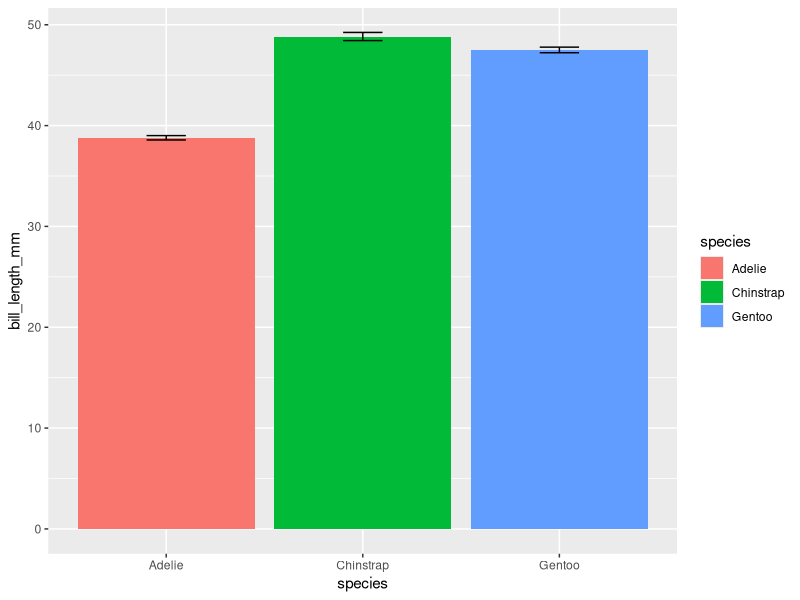
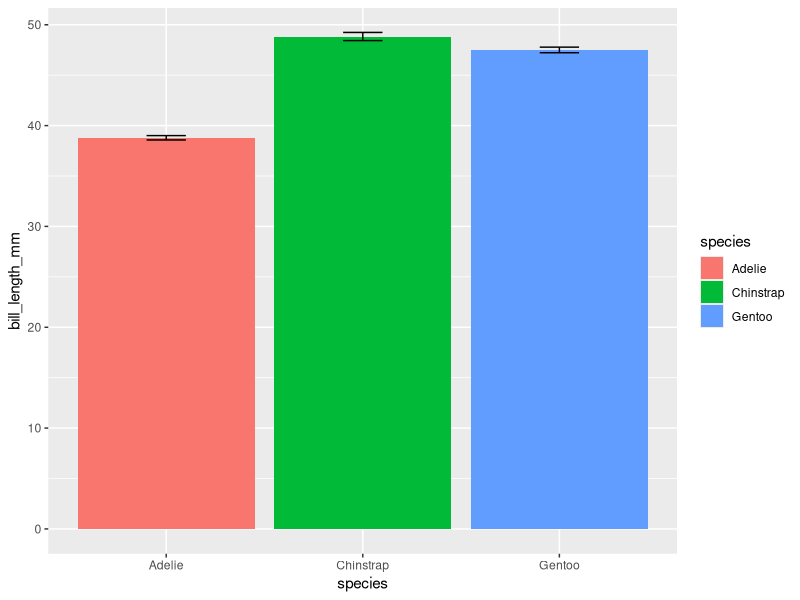

Write R code to recreate these figures, in order.

            library(ggplot2)
            library(palmerpenguins)
            built_answer <- tryCatch(
                {
                    set.seed(42)
                    ggplot(penguins, aes(x = species, y = bill_length_mm, fill = species)) + stat_summary(fun = mean, geom = "bar") + stat_summary(fun.data = mean_se, geom = "errorbar", width = 0.2)
                    suppressWarnings(
                        if (!file.exists("/sandbox/figures/bill-length_species_mean_bar_errorbar_answer.png")) {
                            ggsave(
                                width = 3,
                                height = 3,
                                "/sandbox/figures/bill-length_species_mean_bar_errorbar_answer.png"
                            )
                        }
                    )
                    suppressWarnings(
                        ggplot_build(last_plot())
                    )
                },
                error = function(e) {
                    'ERROR'
                }
            )
            built_submission <- tryCatch(
                {
                    set.seed(42)
                    ggplot(penguins, aes(x = species, y = bill_length_mm, fill = species)) +
  stat_summary(fun = mean, geom = "bar") +
  stat_summary(fun.data = mean_se, geom = "errorbar", width = 0.2)
                    suppressWarnings(
                        ggsave(
                            width = 3,
                            height = 3,
                            "figures/bill-length_species_mean_bar_errorbar_submission_phi4mini.png"
                        )
                    )
                    suppressWarnings(
                        ggplot_build(last_plot())
                    )
                },
                error = function(e) {
                    'ERROR'
                }
            )
            cat(isTRUE(all.equal(built_answer, built_submission)))
        
